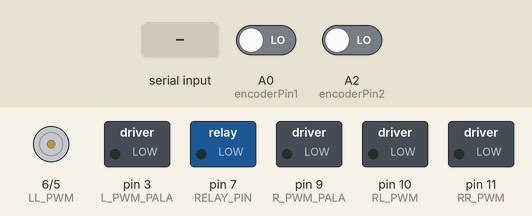
Simulated run of this sketch. Board: Arduino Uno, built with avr-gcc and run on an emulated ATmega328P. Parts: motor-driver pin pairs drawn as motors (green arrow = first pin HIGH = forward, orange = second pin HIGH = backward, longer = more drive), switched loads named in the sketch (green lamp = pin HIGH). Inputs (shaded band) come from the test bench; at power-on: A0 (encoderPin1) LOW, A2 (encoderPin2) LOW. What the sketch prints to the serial monitor is not drawn.

Above: at 1.2 s.
1.3 s: "on\n" received over Serial
At 2.0 s:
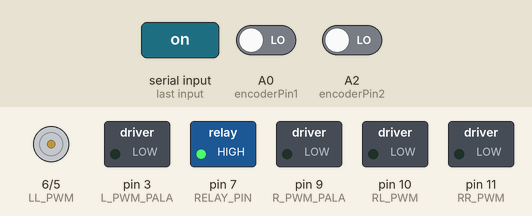
2.8 s: "move,1\n" received over Serial
At 3.2 s:
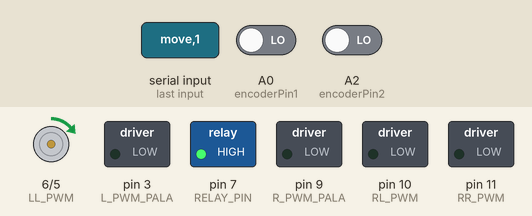
5.8 s: "move,150\n" received over Serial
7.7 s: "stop\n" received over Serial
At 8.1 s:
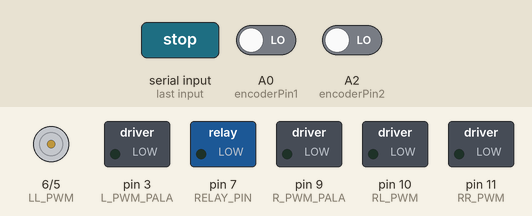
Timing chart, 0 to 10.2 s (numbered marks = the images above; inputs shaded):
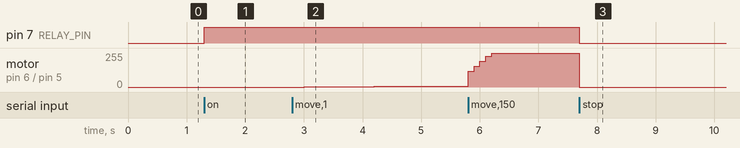

Measured:
- after the input at 1.3 s, pin 7 (RELAY_PIN): LOW → HIGH at once
- after the input at 2.8 s, motor on pin 6 (LL_PWM) / pin 5 (LR_PWM): moves from stopped to forward 7/255 over 2.4 s, starting after 0.20 s
- after the input at 7.7 s, pin 7 (RELAY_PIN): HIGH → LOW at once; motor on pin 6 (LL_PWM) / pin 5 (LR_PWM): forward 255/255 → stopped at once

The sketch:

motor_closed_loop_with_shovel_new.ino
```cpp
// Pines de motor PWM (ajusta según tu conexión)
const int LL_PWM = 6;
const int LR_PWM = 5;
const int RL_PWM = 10;
const int RR_PWM = 11;

//Pines de Pala
const int L_PWM_PALA = 3;
const int R_PWM_PALA = 9;

const int RELAY_PIN = 7;

const int encoderPin1 = A0; // Encoder Motor L
const int encoderPin2 = A2; // Encoder Motor R

const int endStopLeftFront = 13;
const int endStopLeftBack = 8;
const int endStopRightFront = 2;
const int endStopRightBack = 4;

// Variables encoder
int estadoAnterior_encoder1 = LOW;
int estadoAnterior_encoder2 = LOW;
volatile unsigned int contadorPulsos_encoder1 = 0;
volatile unsigned int contadorPulsos_encoder2 = 0;
const int PULSOS_POR_REV = 480;

// PID parámetros motor L
float Kp1 = 0.5, Ki1 = 2.5, Kd1 = 0.0;
float error_previo1 = 0, integral1 = 0;

// PID parámetros motor R
float Kp2 = 0.5, Ki2 = 2.5, Kd2 = 0.0;
float error_previo2 = 0, integral2 = 0;

// Referencias de velocidad
float velocidad_ref_L = 0, velocidad_ref_R = 0;
float velocidad_ref_L_deseada = 0, velocidad_ref_R_deseada = 0;
float velocidad_pala_ref_L = 0, velocidad_pala_ref_R = 0;
float output1 = 0, output2 = 0;
int velocidad_limite = 150;
float rpm1;
float rpm2;

// Interpolación
const float incrementoMaximo = 5.0; // RPM por ciclo

// PWM seguro
int direccion_previa_L = 0;
int direccion_previa_R = 0;

// Muestreo
unsigned long tiempoAnterior = 0;
unsigned long tiempoAnteriorMoviendo = 0;
const unsigned int intervaloMuestreo = 100;

// Màquina de estados
enum EstadoRobot {
    DETENIDO,
    MOVIENDO,
    PALA_SUBIENDO,
    PALA_BAJANDO
  };

EstadoRobot estadoRobot = DETENIDO;

void setup() {
  pinMode(LR_PWM, OUTPUT);
  pinMode(LL_PWM, OUTPUT);
  pinMode(RR_PWM, OUTPUT);
  pinMode(RL_PWM, OUTPUT);
  pinMode(R_PWM_PALA, OUTPUT);
  pinMode(L_PWM_PALA, OUTPUT);
  pinMode(RELAY_PIN, OUTPUT);
  pinMode(encoderPin1, INPUT);
  pinMode(encoderPin2, INPUT);
  pinMode(endStopLeftFront, INPUT);
  pinMode(endStopLeftBack, INPUT);
  pinMode(endStopRightFront, INPUT);
  pinMode(endStopRightBack, INPUT);
  Serial.begin(115200);
  digitalWrite(RELAY_PIN, LOW);
  tiempoAnterior = millis();
}

void loop() {
  // Lectura encoder
      int estadoActual_encoder1 = digitalRead(encoderPin1);
      int estadoActual_encoder2 = digitalRead(encoderPin2);
      if (estadoActual_encoder1 == HIGH && estadoAnterior_encoder1 == LOW) contadorPulsos_encoder1++;
      if (estadoActual_encoder2 == HIGH && estadoAnterior_encoder2 == LOW) contadorPulsos_encoder2++;
      estadoAnterior_encoder1 = estadoActual_encoder1;
      estadoAnterior_encoder2 = estadoActual_encoder2;

      // Cálculo de velocidad
      unsigned long tiempoActual = millis();
      if (tiempoActual - tiempoAnterior >= intervaloMuestreo) {
        float deltaTiempo = (tiempoActual - tiempoAnterior) / 1000.0;

        rpm1 = ((float)contadorPulsos_encoder1 / PULSOS_POR_REV) / deltaTiempo * 60.0;
        rpm2 = ((float)contadorPulsos_encoder2 / PULSOS_POR_REV) / deltaTiempo * 60.0;

//        Serial.print("VL:"); Serial.print(rpm2);
//        Serial.print(",RL:"); Serial.print(velocidad_ref_L);
//        Serial.print(",VR:"); Serial.print(rpm1);
//        Serial.print(",RR:"); Serial.println(velocidad_ref_R);

        // Reset para próxima muestra
        contadorPulsos_encoder1 = 0;
        contadorPulsos_encoder2 = 0;
        tiempoAnterior = tiempoActual;

        if (digitalRead(RELAY_PIN)) {
          // PID 1
          float error1 = abs(velocidad_ref_R) - rpm1;
          integral1 += error1 * deltaTiempo;
          float derivada1 = (error1 - error_previo1) / deltaTiempo;
          float salida_sin_constrain1 = Kp1 * error1 + Ki1 * integral1 + Kd1 * derivada1;
          output1 = constrain(salida_sin_constrain1, 0, 255);
          if (output1 != salida_sin_constrain1) integral1 -= error1 * deltaTiempo; // Anti-windup
          error_previo1 = error1;

          // PID 2
          float error2 = abs(velocidad_ref_L) - rpm2;
          integral2 += error2 * deltaTiempo;
          float derivada2 = (error2 - error_previo2) / deltaTiempo;
          float salida_sin_constrain2 = Kp2 * error2 + Ki2 * integral2 + Kd2 * derivada2;
          output2 = constrain(salida_sin_constrain2, 0, 255);
          if (output2 != salida_sin_constrain2) integral2 -= error2 * deltaTiempo; // Anti-windup
          error_previo2 = error2;
        }

      }

      // Interpolación suave
    //  velocidad_ref_L += constrain(velocidad_ref_L_deseada - velocidad_ref_L, -incrementoMaximo, incrementoMaximo);
    //  velocidad_ref_R += constrain(velocidad_ref_R_deseada - velocidad_ref_R, -incrementoMaximo, incrementoMaximo);

      // Control de dirección segura
      int nueva_direccion_L = (velocidad_ref_L >= 0) ? 1 : -1;
      int nueva_direccion_R = (velocidad_ref_R >= 0) ? 1 : -1;

  switch (estadoRobot) {
    case DETENIDO:
      // Apagar todos los motores
      analogWrite(LR_PWM, 0); analogWrite(LL_PWM, 0);
      analogWrite(RR_PWM, 0); analogWrite(RL_PWM, 0);
      analogWrite(L_PWM_PALA, 0); analogWrite(R_PWM_PALA, 0);
      break;

    case MOVIENDO:
      unsigned long tiempoActualMoviendo = millis();
      if (tiempoActualMoviendo - tiempoAnteriorMoviendo >= intervaloMuestreo) {
        Serial.print("VL:"); Serial.print(rpm2);
        Serial.print(",RL:"); Serial.print(velocidad_ref_L);
        Serial.print(",VR:"); Serial.print(rpm1);
        Serial.print(",RR:"); Serial.print(velocidad_ref_R);
        tiempoAnteriorMoviendo = tiempoActualMoviendo;
      }


      if (nueva_direccion_L != direccion_previa_L) {
        integral2 = 0;
        error_previo2 = 0;
        analogWrite(LR_PWM, 0); analogWrite(LL_PWM, 0);
        delay(20);
      }
      if (nueva_direccion_R != direccion_previa_R) {
        integral1 = 0;
        error_previo1 = 0;
        analogWrite(RR_PWM, 0); analogWrite(RL_PWM, 0);
        delay(20);
      }

      direccion_previa_L = nueva_direccion_L;
      direccion_previa_R = nueva_direccion_R;


      if (velocidad_ref_L >= 0) {
        analogWrite(LR_PWM, 0); analogWrite(LL_PWM, output1);
      } else {
        analogWrite(LR_PWM, output1); analogWrite(LL_PWM, 0);
      }

      if (velocidad_ref_R >= 0) {
        analogWrite(RR_PWM, 0); analogWrite(RL_PWM, output2);
      } else {
        analogWrite(RR_PWM, output2); analogWrite(RL_PWM, 0);
      }

      // Detener pala por seguridad
      analogWrite(L_PWM_PALA, 0); analogWrite(R_PWM_PALA, 0);
      break;

    case PALA_BAJANDO:
      if (digitalRead(endStopLeftFront) == LOW || digitalRead(endStopRightFront) == LOW) {
        estadoRobot = DETENIDO;
        Serial.println("Finish");
      } else {
        analogWrite(R_PWM_PALA, 0);
        analogWrite(L_PWM_PALA, abs(velocidad_pala_ref_L));
      }
      break;

    case PALA_SUBIENDO:
      if (digitalRead(endStopLeftBack) == LOW || digitalRead(endStopRightBack) == LOW) {
        estadoRobot = PALA_BAJANDO;
      } else {
        analogWrite(R_PWM_PALA, abs(velocidad_pala_ref_L));
        analogWrite(L_PWM_PALA, 0);
      }
      break;
  }

  verificarComando(); // Leer comandos desde Serial
}

void verificarComando() {
  if (Serial.available()) {
    String comando = Serial.readStringUntil('\n');
    Serial.println(comando);
    comando.trim();

    if (comando == "on") {
      digitalWrite(RELAY_PIN, HIGH);
      Serial.println("Ready");
      velocidad_ref_L = 0;
      velocidad_ref_R = 0;
      velocidad_pala_ref_L = 0;
      velocidad_pala_ref_R = 0;
      integral1 = 0; integral2 = 0;
      error_previo1 = 0; error_previo2 = 0;
    } else if (comando == "stop") {
      digitalWrite(RELAY_PIN, LOW);
      Serial.println("Emergency Stop");
      velocidad_ref_L = 0;
      velocidad_ref_R = 0;
      velocidad_pala_ref_L = 0;
      velocidad_pala_ref_R = 0;
      integral1 = 0; integral2 = 0;
      error_previo1 = 0; error_previo2 = 0;
      estadoRobot = DETENIDO;

    } else if (comando.indexOf(",") > 0) {
      int firstComa = comando.indexOf(",");
      int lastComa = comando.lastIndexOf(",");
      String accion = comando.substring(0, firstComa);

      if (accion == "move" && digitalRead(RELAY_PIN)) {
        velocidad_ref_L = comando.substring(firstComa + 1, lastComa).toInt();
        velocidad_ref_R = comando.substring(lastComa + 1).toInt();
        velocidad_pala_ref_L = 0;
        velocidad_pala_ref_R = 0;
        estadoRobot = MOVIENDO;

        if (velocidad_ref_L > velocidad_limite) {
          velocidad_ref_L = velocidad_limite;
        } else if (velocidad_ref_L < -velocidad_limite) {
          velocidad_ref_L = -velocidad_limite;
        }
        if (velocidad_ref_R > velocidad_limite){
          velocidad_ref_R = velocidad_limite;
        }
        else if (velocidad_ref_R < -velocidad_limite){
          velocidad_ref_R = -velocidad_limite;
        }
      } else if (accion == "shovel" && digitalRead(RELAY_PIN)) {
        Serial.println("Entrando a PALA_SUBIENDO");
        velocidad_ref_L = 0;
        velocidad_ref_R = 0;
        velocidad_pala_ref_L = comando.substring(firstComa + 1, lastComa).toInt();
        velocidad_pala_ref_R = comando.substring(lastComa + 1).toInt();
        estadoRobot = PALA_SUBIENDO;
      }
    }

    // Reset PID (comentar para que no se reinicie)
//    integral1 = 0; integral2 = 0;
//    error_previo1 = 0; error_previo2 = 0;
  }
}
```
